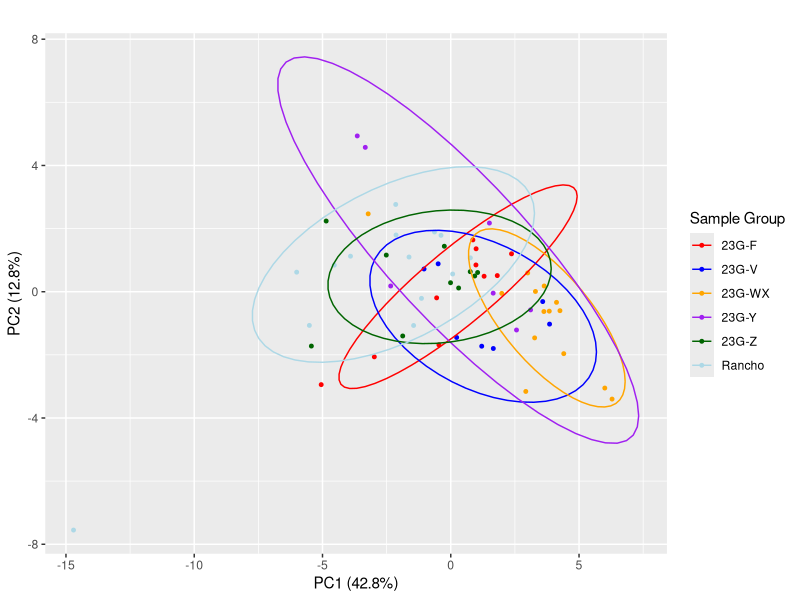
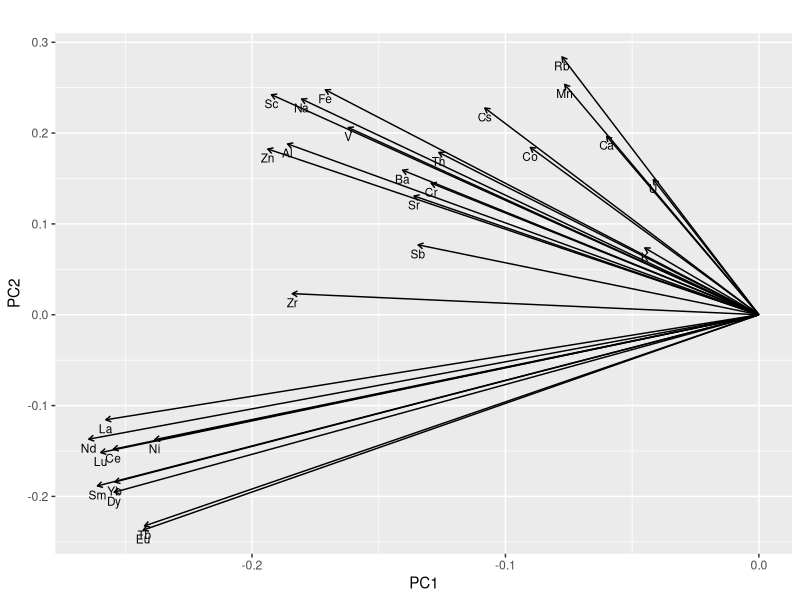
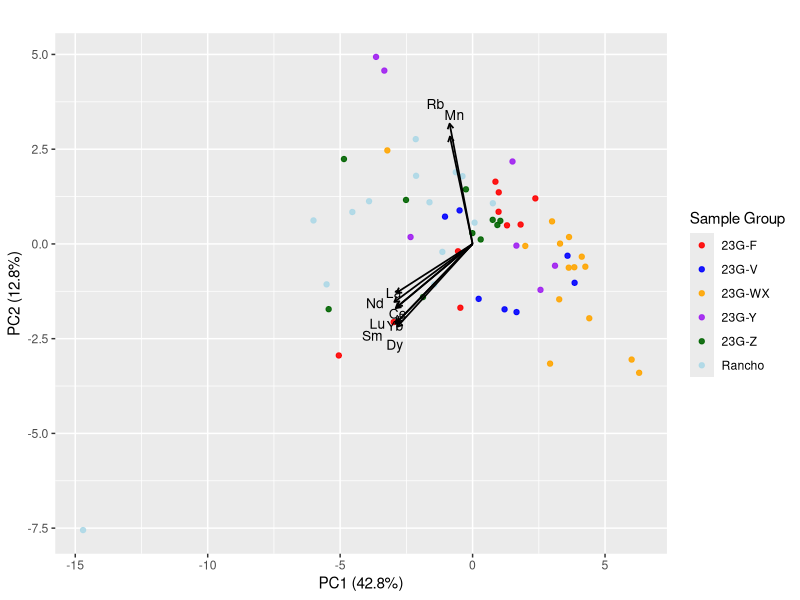

Here is the R script that generated these plots, in order:
#install packages if not already installed 
if (!require(dbscan)) install.packages("dbscan", dependencies = TRUE)
if (!require(ggplot2)) install.packages("ggplot2", dependencies = TRUE)
if (!require(dplyr)) install.packages("dplyr", dependencies = TRUE)
if (!require(ggrepel)) install.packages("ggrepel", dependencies = TRUE)


# Load necessary libraries
library(dbscan)  # For LOF
library(ggplot2)  # For plotting
library(dplyr) # For grouping and data manipulation
library(readxl) 
library(cowplot)
library(ggrepel) # For plotting


#----------------------------------------------------------
# Load Data
#----------------------------------------------------------
naa <- read.csv("Technique Comparison/INAA_comparison_dataset.csv")

colnames(naa)

#remove non numeric data before running PCA
numeric_naa <- naa[, sapply(naa, is.numeric)]

# Apply log transformation 
log_numeric_naa <- log1p(numeric_naa)

#----------------------------------------------------------
# Apply PCA
#----------------------------------------------------------
# Apply PCA to reduce dimensionality
pca_result_naa <- prcomp(log_numeric_naa, scale. = TRUE)  # Exclude 'group' column
pca_data_naa <- as.data.frame(pca_result_naa$x)

# Extract loadings (rotation)
loadings_naa <- as.data.frame(pca_result_naa$rotation[, 1:2])  # PC1 & PC2 loadings
loadings_naa$element <- rownames(loadings_naa)

#plot the first two PC of original data
pca_data_naa <- as.data.frame(pca_result_naa$x)

# % variance explained
pca_var <- pca_result_naa$sdev^2
pca_var_perc <- round(100 * pca_var / sum(pca_var), 1)

pc1_lab <- paste0("PC1 (", pca_var_perc[1], "%)")
pc2_lab <- paste0("PC2 (", pca_var_perc[2], "%)")

#rescale loadings (for plotting)
scale_factor <- max(abs(pca_data_naa$PC1), abs(pca_data_naa$PC2)) * 0.8

loadings_naa_scaled <- loadings_naa
loadings_naa_scaled$PC1 <- loadings_naa$PC1 * scale_factor
loadings_naa_scaled$PC2 <- loadings_naa$PC2 * scale_factor
loadings_strong <- loadings_naa_scaled %>%
  filter(abs(PC1) > 0.25*scale_factor | abs(PC2) > 0.25*scale_factor)

#----------------------------------------------------------
# Plot PCA
#----------------------------------------------------------

p_scores_naa <- ggplot(pca_data_naa, aes(x = PC1, y = PC2)) +
  geom_point(aes(color = naa$Group), size = 1) +
  stat_ellipse(aes(group = naa$Group, color = naa$Group), type = "t", level = 0.90) +
  labs(
    title = "",
    x = pc1_lab,
    y = pc2_lab
  ) +
  scale_color_manual(
    name = "Sample Group",
    values = c("red", "blue", "orange", "purple", "darkgreen", "lightblue")
  ) +
  theme_grey()


## Standalone loadings plot
p_loadings_naa <- ggplot(loadings_naa, aes(x = PC1, y = PC2)) +
  geom_segment(aes(x = 0, y = 0, xend = PC1, yend = PC2),
               arrow = arrow(length = unit(0.15, "cm")),
               color = "black") +
  geom_text(aes(label = element), vjust = 1.5, size = 3) +
  labs(
    title = "",
    x = "PC1",
    y = "PC2"
  ) +
  theme_grey()


#scores and loadings
p_biplot_naa <- ggplot() +
  
  # PCA scores
  geom_point(
    data = pca_data_naa,
    aes(x = PC1, y = PC2, color = naa$Group),
    size = 1.5, alpha = 0.9
  ) +
  
  # Loading arrows
  geom_segment(
    data = loadings_strong,
    aes(x = 0, y = 0, xend = PC1 * 0.95, yend = PC2 * 0.95),
    arrow = arrow(length = unit(0.15, "cm")),
    linewidth = 0.6,
    color = "black"
  ) +
  
  # Floating loading labels
  geom_text_repel(
    data = loadings_strong,
    aes(x = PC1 * 1.08, y = PC2 * 1.08, label = element),
    size = 3.5,
    color = "black",
    box.padding = 0,
    point.padding = 0,
    min.segment.length = 0
  ) +
  
  labs(
    title = "",
    x = pc1_lab,
    y = pc2_lab,
    color = "Sample Group"
  ) +
  
  scale_color_manual(values = c(
    "red", "blue", "orange", "purple", "darkgreen", "lightblue"
  )) +
  
  theme_grey()

## Show both plots separately
p_scores_naa
p_loadings_naa
p_biplot_naa
